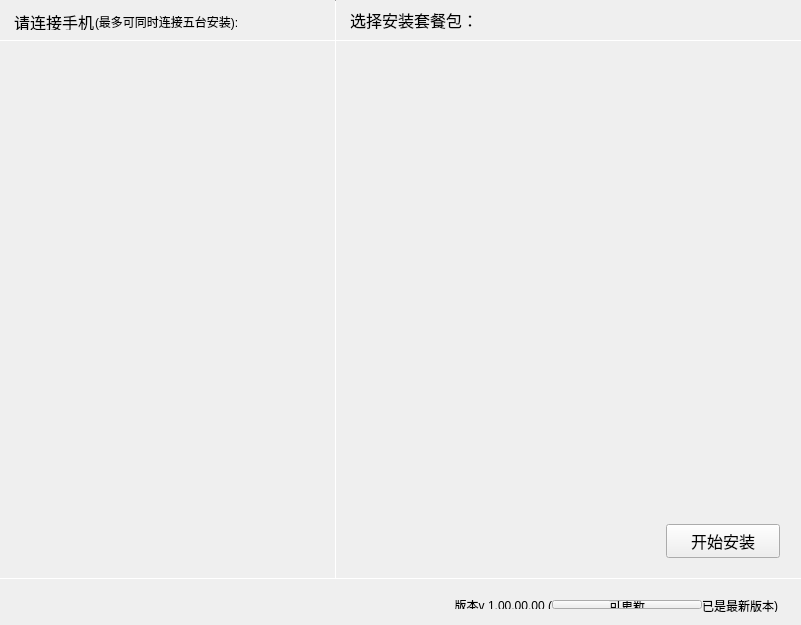
<?xml version="1.0" encoding="UTF-8"?>
<ui version="4.0">
 <class>BatchPageUIClass</class>
 <widget class="QWidget" name="BatchPageUIClass">
  <property name="geometry">
   <rect>
    <x>0</x>
    <y>0</y>
    <width>801</width>
    <height>625</height>
   </rect>
  </property>
  <property name="font">
   <font>
    <family>Microsoft YaHei UI</family>
    <pointsize>9</pointsize>
   </font>
  </property>
  <widget class="QWidget" name="verticalLayoutWidget">
   <property name="geometry">
    <rect>
     <x>20</x>
     <y>50</y>
     <width>291</width>
     <height>281</height>
    </rect>
   </property>
   <layout class="QVBoxLayout" name="connectLayout">
    <property name="spacing">
     <number>12</number>
    </property>
    <property name="sizeConstraint">
     <enum>QLayout::SetNoConstraint</enum>
    </property>
   </layout>
  </widget>
  <widget class="Line" name="batch_head_line">
   <property name="geometry">
    <rect>
     <x>335</x>
     <y>0</y>
     <width>1</width>
     <height>580</height>
    </rect>
   </property>
   <property name="orientation">
    <enum>Qt::Vertical</enum>
   </property>
  </widget>
  <widget class="QWidget" name="batch_bottom" native="true">
   <property name="geometry">
    <rect>
     <x>0</x>
     <y>579</y>
     <width>801</width>
     <height>46</height>
    </rect>
   </property>
   <widget class="QWidget" name="horizontalLayoutWidget">
    <property name="geometry">
     <rect>
      <x>390</x>
      <y>10</y>
      <width>401</width>
      <height>31</height>
     </rect>
    </property>
    <layout class="QHBoxLayout" name="batch_bottom_horzlayout">
     <property name="spacing">
      <number>0</number>
     </property>
     <property name="sizeConstraint">
      <enum>QLayout::SetNoConstraint</enum>
     </property>
     <item>
      <widget class="QLabel" name="batch_version">
       <property name="text">
        <string>版本v 1.00.00.00 (</string>
       </property>
       <property name="alignment">
        <set>Qt::AlignRight|Qt::AlignTrailing|Qt::AlignVCenter</set>
       </property>
      </widget>
     </item>
     <item>
      <widget class="QPushButton" name="batch_version_btn">
       <property name="text">
        <string>可更新</string>
       </property>
      </widget>
     </item>
     <item>
      <widget class="QLabel" name="batch_version_help">
       <property name="minimumSize">
        <size>
         <width>72</width>
         <height>12</height>
        </size>
       </property>
       <property name="maximumSize">
        <size>
         <width>72</width>
         <height>12</height>
        </size>
       </property>
       <property name="text">
        <string>已是最新版本</string>
       </property>
      </widget>
     </item>
     <item>
      <widget class="QLabel" name="batch_version_end">
       <property name="minimumSize">
        <size>
         <width>6</width>
         <height>12</height>
        </size>
       </property>
       <property name="maximumSize">
        <size>
         <width>6</width>
         <height>12</height>
        </size>
       </property>
       <property name="text">
        <string>)</string>
       </property>
      </widget>
     </item>
    </layout>
   </widget>
  </widget>
  <widget class="QPushButton" name="batch_install_btton">
   <property name="geometry">
    <rect>
     <x>666</x>
     <y>524</y>
     <width>114</width>
     <height>34</height>
    </rect>
   </property>
   <property name="font">
    <font>
     <pointsize>12</pointsize>
     <weight>50</weight>
     <bold>false</bold>
    </font>
   </property>
   <property name="text">
    <string>开始安装</string>
   </property>
  </widget>
  <widget class="QWidget" name="batch_head_left" native="true">
   <property name="geometry">
    <rect>
     <x>0</x>
     <y>0</y>
     <width>334</width>
     <height>40</height>
    </rect>
   </property>
   <widget class="QLabel" name="label_connection_title">
    <property name="geometry">
     <rect>
      <x>14</x>
      <y>10</y>
      <width>81</width>
      <height>20</height>
     </rect>
    </property>
    <property name="font">
     <font>
      <family>微软雅黑</family>
      <pointsize>12</pointsize>
     </font>
    </property>
    <property name="text">
     <string>请连接手机</string>
    </property>
    <property name="textFormat">
     <enum>Qt::RichText</enum>
    </property>
    <property name="scaledContents">
     <bool>false</bool>
    </property>
   </widget>
   <widget class="QLabel" name="label_connection_title2">
    <property name="geometry">
     <rect>
      <x>95</x>
      <y>12</y>
      <width>191</width>
      <height>20</height>
     </rect>
    </property>
    <property name="text">
     <string>(最多可同时连接五台安装):</string>
    </property>
   </widget>
  </widget>
  <widget class="Line" name="batch_vert_line">
   <property name="geometry">
    <rect>
     <x>0</x>
     <y>40</y>
     <width>802</width>
     <height>1</height>
    </rect>
   </property>
   <property name="orientation">
    <enum>Qt::Horizontal</enum>
   </property>
  </widget>
  <widget class="QWidget" name="batch_head_right" native="true">
   <property name="geometry">
    <rect>
     <x>336</x>
     <y>0</y>
     <width>466</width>
     <height>40</height>
    </rect>
   </property>
   <widget class="QLabel" name="label_list_title">
    <property name="geometry">
     <rect>
      <x>14</x>
      <y>10</y>
      <width>181</width>
      <height>20</height>
     </rect>
    </property>
    <property name="font">
     <font>
      <family>微软雅黑</family>
      <pointsize>12</pointsize>
     </font>
    </property>
    <property name="text">
     <string>选择安装套餐包：</string>
    </property>
   </widget>
  </widget>
  <widget class="Line" name="batch_bottom_line">
   <property name="geometry">
    <rect>
     <x>0</x>
     <y>578</y>
     <width>802</width>
     <height>1</height>
    </rect>
   </property>
   <property name="orientation">
    <enum>Qt::Horizontal</enum>
   </property>
  </widget>
 </widget>
 <layoutdefault spacing="6" margin="11"/>
 <resources>
  <include location="../../UmInstallerAssistant.qrc"/>
 </resources>
 <connections/>
</ui>
